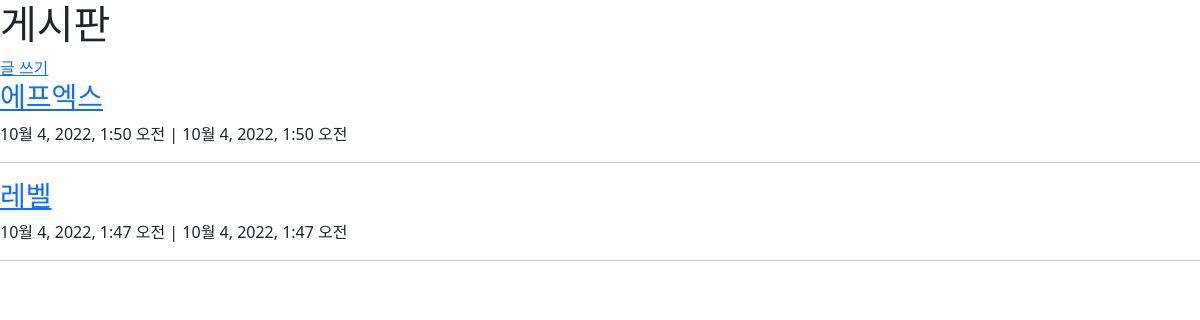
The page /class1004App/ on the database as committed earlier.
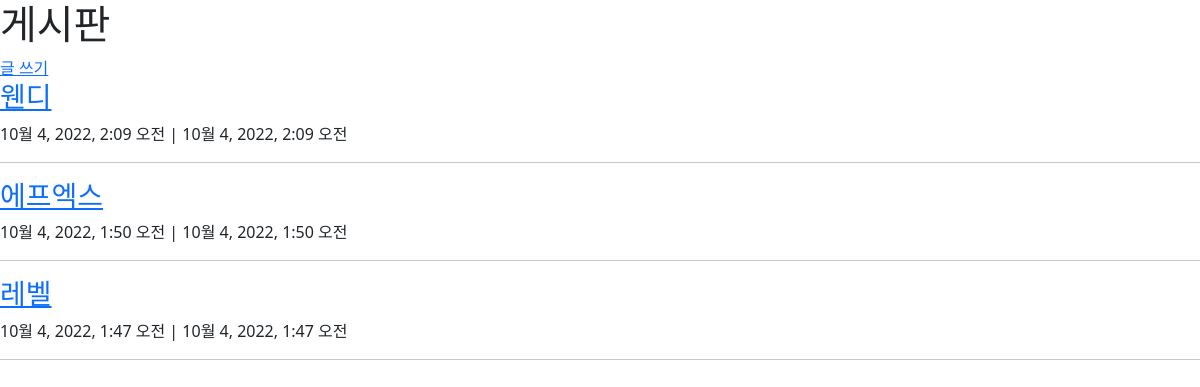
The same page on the database as committed later.
### class1004App/models.py (models this page shows)
class Article(models.Model):
    title = models.CharField(max_length=20)
    content = models.TextField()
    created_at = models.DateTimeField(auto_now_add=True)
    updated_at = models.DateTimeField(auto_now=True)

### class1004App/views.py (the view)
# urls.py: path('', views.index, name='index'),
def index(request):
    articles = Article.objects.order_by('-pk')
    context = {
        'articles' : articles
    }
    return render(request, 'articles/index.html', context)

### class1004App/templates/articles/index.html
{% extends 'base.html' %}
{% block content %}
<h1>게시판</h1>
<a href="{% url 'articles:create' %}">글 쓰기</a>
{% for article in articles %}
    <h3><a href="{% url 'articles:create' article.pk %}">{{ article.title }}</a></h3>
    <p>{{ article.created_at }} | {{ article.updated_at }}</p>
    <hr>
{% endfor %}
{% endblock %}

Rows that differ between the two databases and show on the page:
added Article: title "웬디", created_at "10월 4, 2022, 2:09 오전", updated_at "10월 4, 2022, 2:09 오전"
